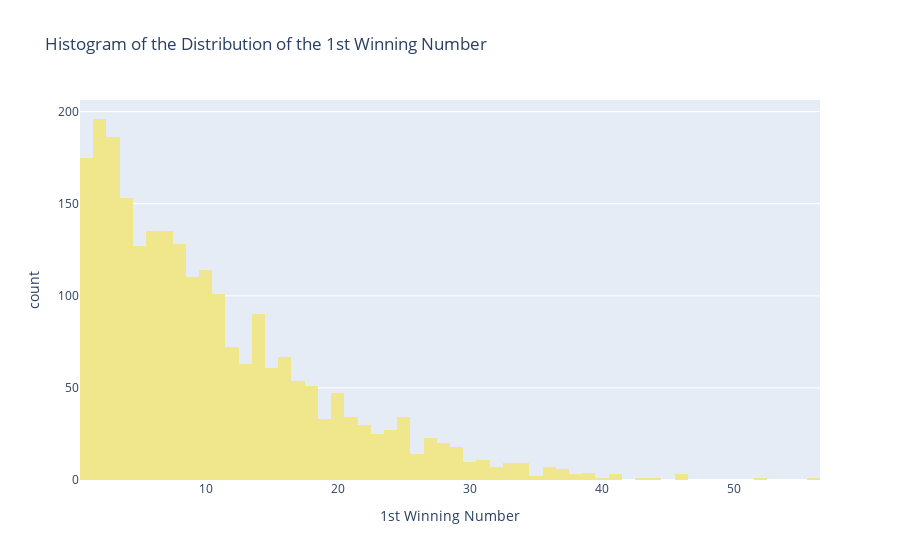

Notebook cell for this chart:
### Code cell
#histogram of 1st winning number
fig = px.histogram(df, x="win_num_1", nbins=100,title="Histogram of the Distribution of the 1st Winning Number",labels={
                     "win_num_1": " 1st Winning Number"},color_discrete_sequence=['khaki'])
fig.show()

### Figure 1 — Plotly figure (JSON) as saved in the notebook; plotly's stock layout.template omitted (floating-point values rounded to 4 significant figures; data arrays with more than 128 entries replaced by an {"elided": "..."} marker saying what was removed)
{"data": [{"bingroup": "x", "hovertemplate": " 1st Winning Number=%{x}<br>count=%{y}<extra></extra>", "legendgroup": "", "marker": {"color": "khaki", "pattern": {"shape": ""}}, "name": "", "nbinsx": 100, "orientation": "v", "showlegend": false, "type": "histogram", "x": {"elided": "2402 int values"}, "xaxis": "x", "yaxis": "y"}], "layout": {"barmode": "relative", "legend": {"tracegroupgap": 0}, "title": {"text": "Histogram of the Distribution of the 1st Winning Number"}, "xaxis": {"anchor": "y", "domain": [0, 1], "title": {"text": " 1st Winning Number"}}, "yaxis": {"anchor": "x", "domain": [0, 1], "title": {"text": "count"}}}}
